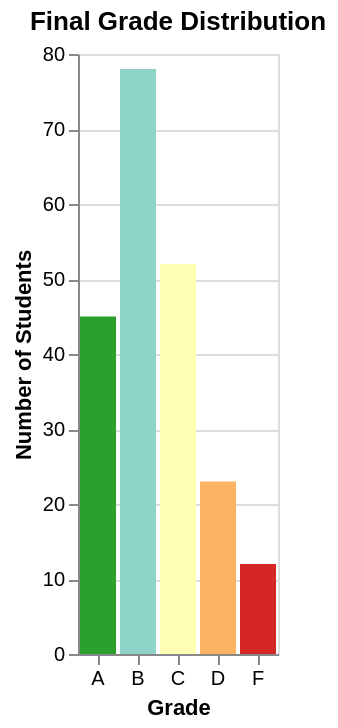

Describe this chart as a Vega-Lite specification.
### Vega-Lite specification from a JSON file in a GitHub repository (floating-point values rounded to 4 significant figures)
{"$schema": "https://vega.github.io/schema/vega-lite/v6.json", "description": "Grade distribution across class", "data": {"values": [{"grade": "A", "students": 45}, {"grade": "B", "students": 78}, {"grade": "C", "students": 52}, {"grade": "D", "students": 23}, {"grade": "F", "students": 12}]}, "mark": "bar", "encoding": {"x": {"field": "grade", "type": "ordinal", "axis": {"title": "Grade", "labelAngle": 0}, "sort": ["A", "B", "C", "D", "F"]}, "y": {"field": "students", "type": "quantitative", "axis": {"title": "Number of Students"}}, "color": {"field": "grade", "type": "ordinal", "scale": {"domain": ["A", "B", "C", "D", "F"], "range": ["#2ca02c", "#8dd3c7", "#ffffb3", "#fdb462", "#d62728"]}, "legend": null}}, "title": "Final Grade Distribution"}
